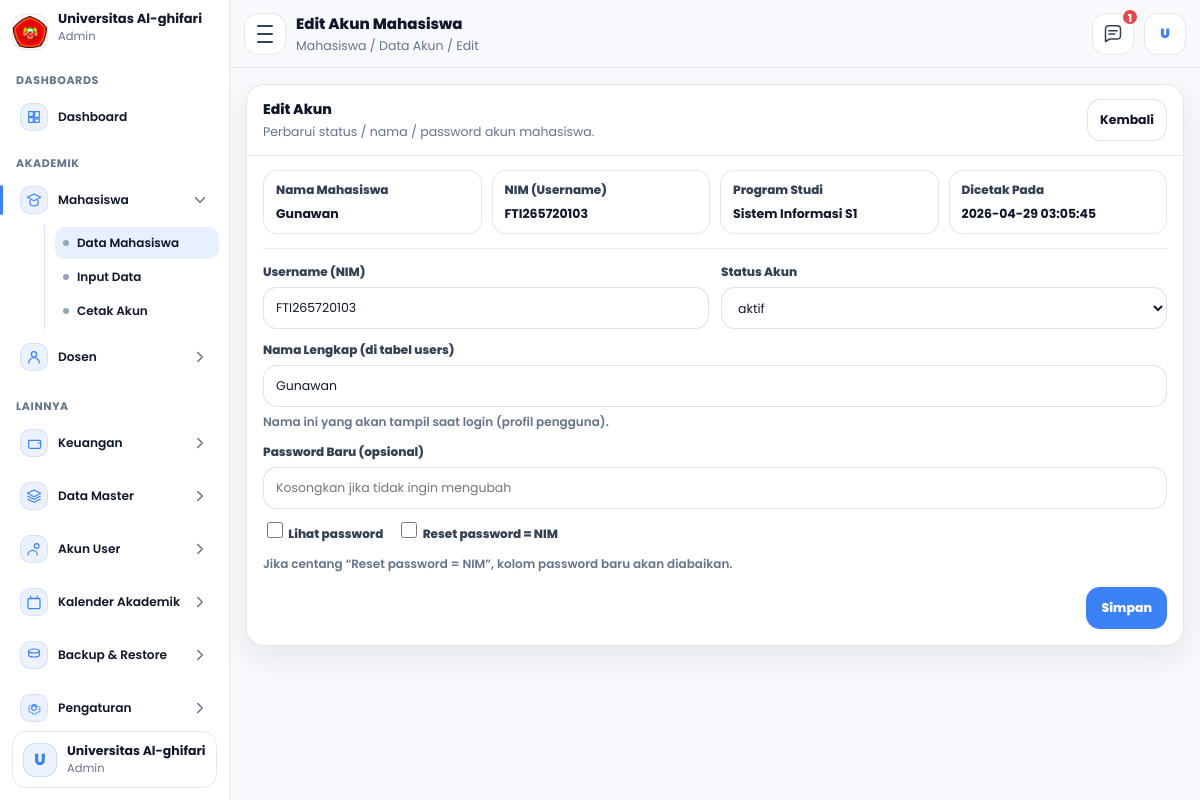
Page /admin/mahasiswa/editakun.php?id=4 (signed in) on the committed database.
### tables this page shows
CREATE TABLE `mahasiswa` (
  `id_mahasiswa` int NOT NULL,
  `tanggal_registrasi` date NOT NULL,
  `periode_pendaftaran` varchar(60) NOT NULL,
  `jenis_pendaftaran` varchar(60) NOT NULL,
  `jalur_pendaftaran` varchar(60) DEFAULT NULL,
  `program_studi` varchar(100) NOT NULL,
  `kelas` varchar(30) NOT NULL,
  `nim` varchar(30) NOT NULL,
  `jalur_keuangan` varchar(100) NOT NULL,
  `nama_mahasiswa` varchar(150) NOT NULL,
  `tempat_lahir` varchar(100) NOT NULL,
  `tanggal_lahir` date NOT NULL,
  `jenis_kelamin` varchar(20) NOT NULL,
  `golongan_darah` varchar(5) DEFAULT NULL,
  `agama` varchar(30) NOT NULL,
  `ukuran_seragam` varchar(10) NOT NULL,
  `nik` varchar(30) DEFAULT NULL,
  `nisn` varchar(30) DEFAULT NULL,
  `npwp` varchar(30) DEFAULT NULL,
  `kewarganegaraan` enum('WNI','WNA') DEFAULT NULL,
  `provinsi` varchar(100) DEFAULT NULL,
  `kab_kota` varchar(100) DEFAULT NULL,
  `kecamatan` varchar(100) DEFAULT NULL,
  `kelurahan` varchar(100) DEFAULT NULL,
  `jalan` varchar(200) DEFAULT NULL,
  `dusun` varchar(100) DEFAULT NULL,
  `rt` varchar(10) DEFAULT NULL,
  `rw` varchar(10) DEFAULT NULL,
  `kode_pos` varchar(10) DEFAULT NULL,
  `jenis_tinggal` varchar(50) DEFAULT NULL,
  `alat_transportasi` varchar(50) DEFAULT NULL,
  `telepon` varchar(30) DEFAULT NULL,
  `hp` varchar(30) DEFAULT NULL,
  `email` varchar(120) DEFAULT NULL,
  `penerima_kps` enum('Ya','Tidak') DEFAULT NULL,
  `no_kps` varchar(50) DEFAULT NULL,
  `nama_ayah` varchar(150) DEFAULT NULL,
  `tanggal_lahir_ayah` date DEFAULT NULL,
  `pendidikan_ayah` varchar(80) DEFAULT NULL,
  `pekerjaan_ayah` varchar(80) DEFAULT NULL,
  `penghasilan_ayah` varchar(80) DEFAULT NULL,
  `nama_ibu` varchar(150) DEFAULT NULL,
  `tanggal_lahir_ibu` date DEFAULT NULL,
  `pendidikan_ibu` varchar(80) DEFAULT NULL,
  `pekerjaan_ibu` varchar(80) DEFAULT NULL,
  `penghasilan_ibu` varchar(80) DEFAULT NULL,
  `nama_wali` varchar(150) DEFAULT NULL,
  `tanggal_lahir_wali` date DEFAULT NULL,
  `pendidikan_wali` varchar(80) DEFAULT NULL,
  `pekerjaan_wali` varchar(80) DEFAULT NULL,
  `penghasilan_wali` varchar(80) DEFAULT NULL,
  `asal_sekolah` varchar(150) DEFAULT NULL,
  `no_ijazah` varchar(80) DEFAULT NULL,
  `alamat_sekolah` varchar(255) DEFAULT NULL,
  `kodepos_sekolah` varchar(10) DEFAULT NULL,
  `email_sekolah` varchar(120) DEFAULT NULL,
  `telepon_sekolah` varchar(30) DEFAULT NULL,
  `website_sekolah` varchar(120) DEFAULT NULL,
  `asal_jurusan` varchar(120) DEFAULT NULL,
  `sks_diakui` int DEFAULT NULL,
  `asal_perguruan_tinggi` varchar(150) DEFAULT NULL,
  `asal_program_studi` varchar(150) DEFAULT NULL,
  `akun_dicetak` tinyint(1) NOT NULL DEFAULT '0',
  `akun_dicetak_pada` timestamp NULL DEFAULT NULL,
  `id_user` int DEFAULT NULL,
  `dibuat_pada` timestamp NULL DEFAULT CURRENT_TIMESTAMP,
  `diubah_pada` timestamp NULL DEFAULT NULL ON UPDATE CURRENT_TIMESTAMP
);

CREATE TABLE `users` (
  `id_user` int NOT NULL,
  `role` enum('admin','akademik','dosen','mahasiswa') NOT NULL,
  `username` varchar(60) NOT NULL,
  `password_hash` varchar(255) NOT NULL,
  `nama_lengkap` varchar(150) NOT NULL,
  `status` enum('aktif','nonaktif') NOT NULL DEFAULT 'aktif',
  `dibuat_pada` timestamp NULL DEFAULT CURRENT_TIMESTAMP,
  `diubah_pada` timestamp NULL DEFAULT NULL ON UPDATE CURRENT_TIMESTAMP
);

### admin/mahasiswa/editakun.php (the view, shortened to what this page needs)
<?php
require_once __DIR__ . "/../layout.php";
$id = (int)($_GET['id'] ?? 0);
$sql = "SELECT
          m.id_mahasiswa, m.nim, m.nama_mahasiswa, m.program_studi,
          m.akun_dicetak, m.akun_dicetak_pada, m.id_user,
          u.id_user AS u_id, u.username, u.nama_lengkap, u.status
        FROM mahasiswa m
        LEFT JOIN users u
          ON (u.id_user = m.id_user)
          OR (u.username = m.nim AND u.role='mahasiswa')
        WHERE m.id_mahasiswa=?
          AND IFNULL(m.akun_dicetak,0)=1
        LIMIT 1";
$st = $conn->prepare($sql);
$st->bind_param("i", $id);
$st->execute();
$rs = $st->get_result();
$row = ($rs && $rs->num_rows === 1) ? $rs->fetch_assoc() : null;
$nim = $row['nim'] ?? '';
$nama_mhs = $row['nama_mahasiswa'] ?? '';
$prodi = $row['program_studi'] ?? '';
$dicetak_pada = $row['akun_dicetak_pada'] ?? '-';
$nama_lengkap_user = $row['nama_lengkap'] ?? $nama_mhs;
$status_user = ($row['status'] ?? 'aktif') === 'nonaktif' ? 'nonaktif' : 'aktif';
?>
<div class="panel">
  <div class="panel-head">
    <div class="panel-left">
      <div class="panel-title">Edit Akun</div>
      <div class="panel-sub">Perbarui status / nama / password akun mahasiswa.</div>
    </div>
    <div class="panel-actions">
      <a class="btn-ghost" href="dataakun.php" title="Kembali">Kembali</a>
    </div>
  </div>
  <div class="panel-body">
    <div class="info-grid">
      <div class="info-item">
        <div class="k">Nama Mahasiswa</div>
        <div class="v"><?= e($nama_mhs) ?></div>
      </div>
      <div class="info-item">
        <div class="k">NIM (Username)</div>
        <div class="v"><?= e($nim) ?></div>
      </div>
      <div class="info-item">
        <div class="k">Program Studi</div>
        <div class="v"><?= e($prodi) ?></div>
      </div>
      <div class="info-item">
        <div class="k">Dicetak Pada</div>
        <div class="v"><?= e($dicetak_pada) ?></div>
      </div>
    </div>
    <form class="form" action="proses_editakun.php" method="post" autocomplete="off">
      <div class="form-grid">
        <div class="field">
          <label>Username (NIM)</label>
          <input type="text" value="<?= e($nim) ?>" readonly>
        </div>
        <div class="field">
          <label>Status Akun</label>
          <select name="status" required>
            <option value="aktif" <?= $status_user==='aktif'?'selected':''; ?>>aktif</option>
          </select>
        </div>
        <div class="field full">
          <label>Nama Lengkap (di tabel users)</label>
          <input type="text" name="nama_lengkap" value="<?= e($nama_lengkap_user) ?>" required>
          <div class="hint">Nama ini yang akan tampil saat login (profil pengguna).</div>
        </div>
        <div class="field full">
          <label>Password Baru (opsional)</label>
          <input type="password" name="password_baru" id="password_baru" placeholder="Kosongkan jika tidak ingin mengubah">
          <div class="row-inline">
            <label class="chk">
              <input type="checkbox" id="showPass">
              <span>Lihat password</span>
            </label>
            <label class="chk">
              <input type="checkbox" name="reset_ke_nim" value="1" id="resetNim">
              <span>Reset password = NIM</span>
            </label>
          </div>
          <div class="hint">Jika centang “Reset password = NIM”, kolom password baru akan diabaikan.</div>
        </div>
      </div>
      <div class="actions">
        <button class="btn-primary" type="submit">Simpan</button>
      </div>
    </form>
  </div>
</div>

### css/css_admin/dashboard.css (style rules this page uses)
:root { --font: "Poppins", system-ui, -apple-system, Segoe UI, Roboto, Arial, sans-serif; --bg:#f7f9fc; --panel:#ffffff; --text:#0f172a; --muted:#64748b; --blue:#3b82f6; --blueSoft: rgba(59,130,246,.10); --blueHover: rgba(59,130,246,.08); --stroke: rgba(15,23,42,.10); --shadow: 0 12px 30px rgba(15,23,42,.08); --sideW: 230px; }
* { box-sizing:border-box; }
html,body { height:100%; }
body { margin:0; font-family: var(--font); background: var(--bg); color: var(--text); }

### css/css_admin/mahasiswa/editakun.css (style rules this page uses)
:root { --font: "Poppins", system-ui, -apple-system, Segoe UI, Roboto, Arial, sans-serif; --text:#0f172a; --muted:#64748b; --blue:#3b82f6; --blueSoft: rgba(59,130,246,.10); --stroke: rgba(15,23,42,.10); --shadow: 0 12px 30px rgba(15,23,42,.08); --radius: 18px; }
body { font-family: var(--font); }
input, select, button, textarea { font-family: var(--font); }
.panel { background:#fff; border: 1px solid var(--stroke); border-radius: var(--radius); box-shadow: var(--shadow); overflow: hidden; }
.panel-head { padding: 14px 16px; border-bottom: 1px solid rgba(15,23,42,.08); display:flex; align-items:center; justify-content: space-between; gap: 12px; flex-wrap: wrap; }
.panel-title { font-weight: 800; font-size: 14px; }
.panel-sub { margin-top: 3px; font-size: 12.5px; color: var(--muted); }
.panel-actions { display:flex; gap:10px; align-items:center; }
.btn-ghost { height: 42px; padding: 0 12px; border-radius: 14px; border: 1px solid rgba(15,23,42,.12); background: #fff; color: #0f172a; font-weight: 700; font-size: 12.5px; text-decoration:none; display:inline-flex; align-items:center; justify-content:center; }
.panel-body { padding: 14px 16px 16px; }
.info-grid { display:grid; grid-template-columns: repeat(4, 1fr); gap: 10px; margin-bottom: 14px; }
.info-item { border: 1px solid rgba(15,23,42,.10); border-radius: 14px; padding: 10px 12px; background: #fff; }
.info-item .k { font-size: 12px; font-weight: 800; color: #334155; }
.info-item .v { margin-top: 6px; font-size: 12.5px; font-weight: 700; color: #0f172a; }
.form { border-top: 1px solid rgba(15,23,42,.08); padding-top: 14px; }
.form-grid { display:grid; grid-template-columns: repeat(2, 1fr); gap: 12px; }
.field label { display:block; font-size: 12px; font-weight: 800; color: #334155; margin-bottom: 6px; }
.field input, .field select { width: 100%; height: 42px; border-radius: 14px; border: 1px solid rgba(15,23,42,.12); padding: 0 12px; outline: none; background:#fff; font-size: 12.5px; color: #0f172a; }
.field.full { grid-column: 1 / -1; }
.hint { margin-top: 6px; font-size: 12px; color: var(--muted); font-weight: 600; }
.row-inline { margin-top: 10px; display:flex; gap: 14px; flex-wrap: wrap; align-items:center; }
.chk { display:flex; gap: 8px; align-items:center; font-size: 12.5px; color:#0f172a; font-weight: 700; }
.chk input { width: 16px; height: 16px; }
.actions { margin-top: 14px; display:flex; justify-content:flex-end; }
.btn-primary { height: 42px; padding: 0 14px; border-radius: 14px; border: 1px solid rgba(59,130,246,.22); background: var(--blue); color:#fff; font-weight: 800; font-size: 12.5px; cursor:pointer; }

### rows in the picture
mahasiswa: nama_mahasiswa "Gunawan", nim "FTI265720103", program_studi "Sistem Informasi S1", akun_dicetak_pada "2026-04-29 03:05:45", nama_lengkap "Gunawan"
users: status "aktif"

### other values in the picture
$nama_tampil "Universitas Al-ghifari"
$g['title'] "DASHBOARDS"
$it['label'] "Dashboard"
$g['title'] "AKADEMIK"
$it['label'] "Mahasiswa"
$c['label'] "Data Mahasiswa"
$c['label'] "Input Data"
$c['label'] "Cetak Akun"
$it['label'] "Dosen"
$g['title'] "LAINNYA"
$it['label'] "Keuangan"
$it['label'] "Data Master"
$it['label'] "Akun User"
$it['label'] "Kalender Akademik"
$it['label'] "Backup & Restore"
